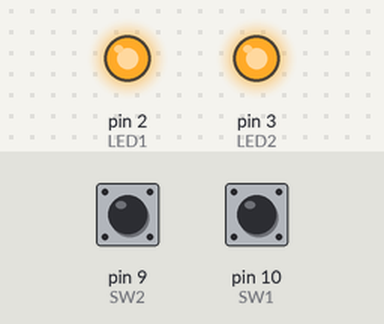
This sketch was run on a simulated Arduino Uno, built with avr-gcc and run on an emulated ATmega328P. Shown: output pins drawn as LEDs (lit = HIGH). The inputs (shaded band) are chosen by the test bench; at power-on: pin 9 (SW2) LOW, pin 10 (SW1) LOW.

Above: at 1.2 s.
1.3 s: pin 9 (SW2) pulled HIGH for 0.15 s
At 2.5 s:
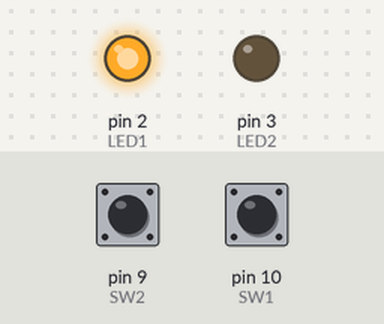
2.9 s: pin 10 (SW1) pulled HIGH for 0.15 s
At 4.1 s:
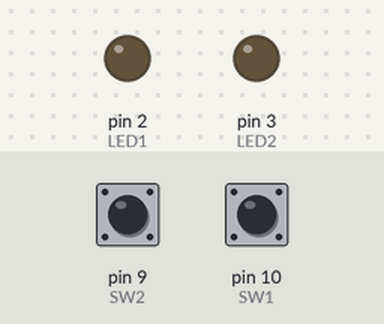
4.5 s: pin 9 (SW2) pulled HIGH for 1 s
At 6.1 s:
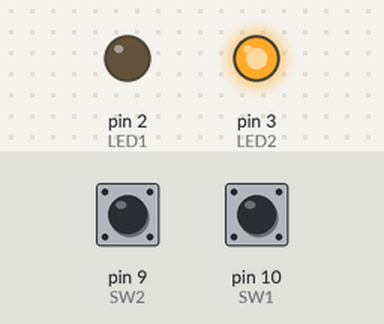
7.0 s: pin 9 (SW2) pulled HIGH for 3.2 s
At 10.9 s:
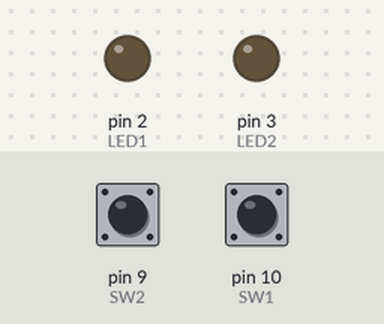
11.7 s: pin 10 (SW1) pulled HIGH for 1 s
At 12.1 s:
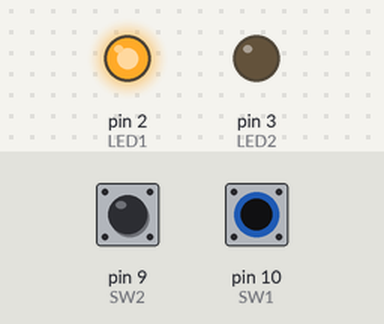
Timing chart, 0 to 14.7 s (numbered marks = the images above; inputs shaded):
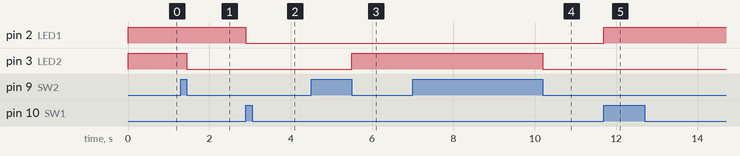

Measured:
- after the input at 1.3 s, pin 3 (LED2): HIGH → LOW after 0.15 s
- after the input at 2.9 s, pin 2 (LED1): HIGH → LOW at once
- after the input at 4.5 s, pin 3 (LED2): LOW → HIGH after 1.0 s
- after the input at 7.0 s, pin 3 (LED2): HIGH → LOW after 3.2 s
- after the input at 11.7 s, pin 2 (LED1): LOW → HIGH at once

The sketch:

09_LED_SW_cntl_edge.ino
```cpp
// 스위치를 눌러서 LED를 제어하라.
// 누르면 켜지고, 떼면 꺼지고.
const int LED1 = 2, LED2 = 3;
const int SW1 = 10, SW2 = 9;
int flag_led1 = 0, flag_led2 = 0;   // 0:OFF, 1:ON
int cnt = 0;
int pre_sw1=0, cur_sw1=0;
int pre_sw2=0, cur_sw2=0;

void setup() {
  // put your setup code here, to run once:
  Serial.begin(115200);
  pinMode(LED1, OUTPUT);
  pinMode(LED2, OUTPUT);
  pinMode(SW1, INPUT);
  pinMode(SW2, INPUT);

  digitalWrite(LED1, HIGH);    // LED 상태 초기화
  digitalWrite(LED2, HIGH);    // LED 상태 초기화
}

void loop() {
  // put your main code here, to run repeatedly:
  cur_sw1 = digitalRead(SW1);
  cur_sw2 = digitalRead(SW2);

  if(pre_sw1==LOW && cur_sw1==HIGH){  // 버튼을 눌렀을 때(상승엣지 체크)
    if(flag_led1 == 0){
      digitalWrite(LED1, LOW);   // LED ON
      flag_led1 = 1;
    }
    else{
      digitalWrite(LED1, HIGH);   // LED OFF
      flag_led1 = 0;
    }
  }

  if(pre_sw2==HIGH && cur_sw2==LOW){  // 버튼을 눌렀을 때(하강엣지체크)
    if(flag_led2 == 0){
      digitalWrite(LED2, LOW);   // LED ON
      flag_led2 = 1;
    }
    else{
      digitalWrite(LED2, HIGH);   // LED OFF
      flag_led2 = 0;
    }
  }

  pre_sw1 = cur_sw1;    // 현재값을 이전값에 대입
  pre_sw2 = cur_sw2;    // 현재값을 이전값에 대입
}
```
